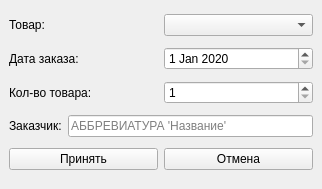
<?xml version="1.0" encoding="UTF-8"?>
<ui version="4.0">
 <class>OrderEditor</class>
 <widget class="QMainWindow" name="OrderEditor">
  <property name="geometry">
   <rect>
    <x>0</x>
    <y>0</y>
    <width>322</width>
    <height>189</height>
   </rect>
  </property>
  <property name="windowTitle">
   <string>Заказ</string>
  </property>
  <widget class="QWidget" name="centralwidget">
   <layout class="QVBoxLayout" name="verticalLayout">
    <item>
     <layout class="QHBoxLayout" name="horizontalLayout">
      <item>
       <widget class="QLabel" name="label">
        <property name="text">
         <string>Товар:</string>
        </property>
       </widget>
      </item>
      <item>
       <widget class="QComboBox" name="item_list"/>
      </item>
     </layout>
    </item>
    <item>
     <layout class="QHBoxLayout" name="horizontalLayout_2">
      <item>
       <widget class="QLabel" name="label_2">
        <property name="text">
         <string>Дата заказа:</string>
        </property>
       </widget>
      </item>
      <item>
       <widget class="QDateEdit" name="date">
        <property name="maximumDateTime">
         <datetime>
          <hour>23</hour>
          <minute>59</minute>
          <second>59</second>
          <year>9999</year>
          <month>1</month>
          <day>1</day>
         </datetime>
        </property>
        <property name="minimumDateTime">
         <datetime>
          <hour>0</hour>
          <minute>0</minute>
          <second>0</second>
          <year>2020</year>
          <month>1</month>
          <day>1</day>
         </datetime>
        </property>
       </widget>
      </item>
     </layout>
    </item>
    <item>
     <layout class="QHBoxLayout" name="horizontalLayout_3">
      <item>
       <widget class="QLabel" name="label_3">
        <property name="text">
         <string>Кол-во товара:</string>
        </property>
       </widget>
      </item>
      <item>
       <widget class="QSpinBox" name="count">
        <property name="minimum">
         <number>1</number>
        </property>
       </widget>
      </item>
     </layout>
    </item>
    <item>
     <layout class="QHBoxLayout" name="horizontalLayout_4">
      <item>
       <widget class="QLabel" name="label_4">
        <property name="text">
         <string>Заказчик:</string>
        </property>
       </widget>
      </item>
      <item>
       <widget class="QLineEdit" name="client">
        <property name="placeholderText">
         <string>АББРЕВИАТУРА 'Название'</string>
        </property>
       </widget>
      </item>
     </layout>
    </item>
    <item>
     <layout class="QHBoxLayout" name="horizontalLayout_5">
      <item>
       <widget class="QPushButton" name="btn_accept">
        <property name="text">
         <string>Принять</string>
        </property>
       </widget>
      </item>
      <item>
       <widget class="QPushButton" name="btn_cancle">
        <property name="text">
         <string>Отмена</string>
        </property>
       </widget>
      </item>
     </layout>
    </item>
   </layout>
  </widget>
 </widget>
 <resources/>
 <connections/>
</ui>
